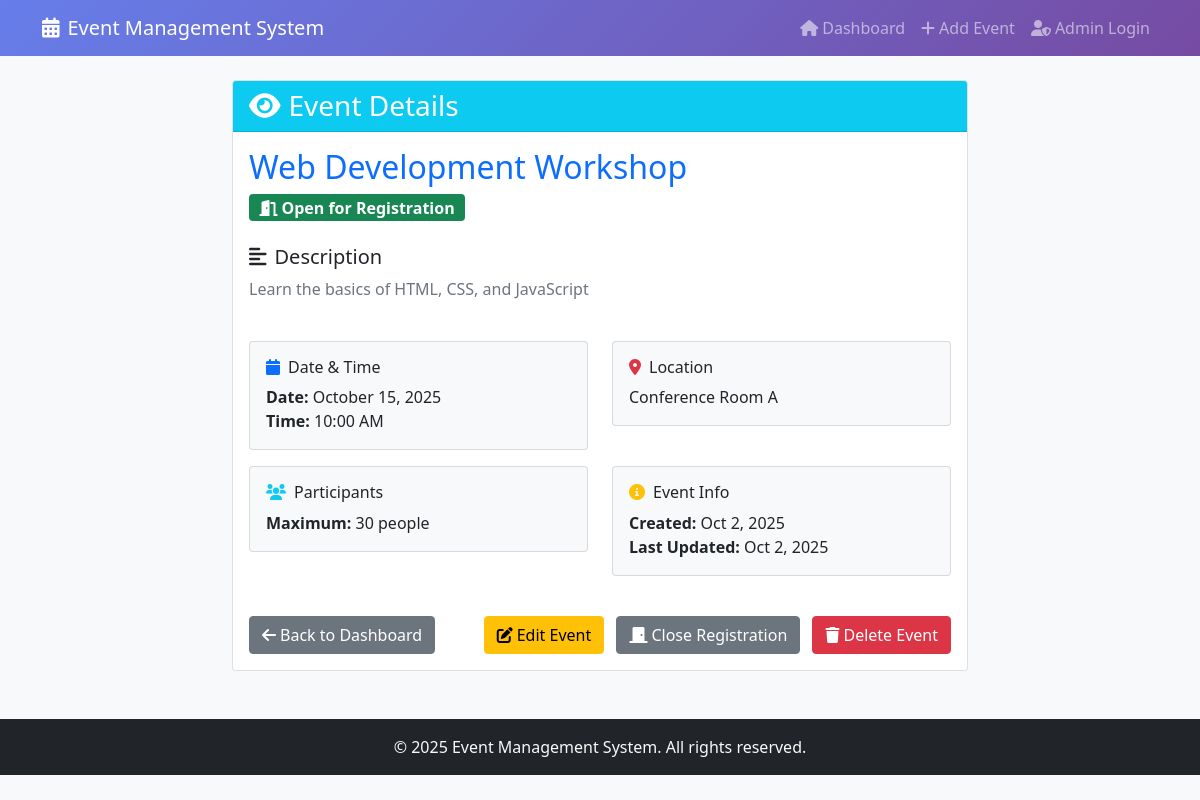
Page /view.php?id=1 on the committed database.
### tables this page shows
CREATE TABLE IF NOT EXISTS events (
    id INT AUTO_INCREMENT PRIMARY KEY,
    title VARCHAR(255) NOT NULL,
    description TEXT,
    event_date DATE NOT NULL,
    event_time TIME NOT NULL,
    location VARCHAR(255) NOT NULL,
    status ENUM('open', 'closed') DEFAULT 'open',
    max_participants INT DEFAULT 0,
    created_at TIMESTAMP DEFAULT CURRENT_TIMESTAMP,
    updated_at TIMESTAMP DEFAULT CURRENT_TIMESTAMP ON UPDATE CURRENT_TIMESTAMP
);

### classes/Event.php (called while the page is built, shortened)
<?php
require_once 'config/database.php';
class Event {
    private $db;
    private $table = 'events';
    public function __construct() {
        $database = new Database();
        $this->db = $database->getConnection();
    }
    public function readById($id) {
        try {
            $sql = "SELECT * FROM {$this->table} WHERE id = :id";
            $stmt = $this->db->prepare($sql);
            $stmt->bindParam(':id', $id);
            $stmt->execute();
            return $stmt->fetch();
        } catch (PDOException $e) {
            error_log("Error reading event: " . $e->getMessage());
            return false;
        }
    }
}
?>

### config/database.php (called while the page is built, shortened)
<?php
class Database {
    private $host = 'localhost';
    private $username = 'root';
    private $password = '';
    private $database = 'event_management';
    private $connection;
    private function connect() {
        try {
            $this->connection = new PDO(
                "mysql:host={$this->host};dbname={$this->database}",
                $this->username,
                $this->password,
                [
                    PDO::ATTR_ERRMODE => PDO::ERRMODE_EXCEPTION,
                    PDO::ATTR_DEFAULT_FETCH_MODE => PDO::FETCH_ASSOC
                ]
            );
        } catch (PDOException $e) {
            die("Connection failed: " . $e->getMessage());
        }
    }
    public function getConnection() {
        return $this->connection;
    }
}
?>

### view.php (the view, shortened to what this page needs)
<?php
require_once 'classes/Event.php';
$event = new Event();
$eventData = $event->readById($_GET['id']);
include 'includes/header.php';
?>
<div class="row">
    <div class="col-md-8 offset-md-2">
        <div class="card">
            <div class="card-header bg-info text-white">
                <h3 class="card-title mb-0">
                    <i class="fas fa-eye me-2"></i>Event Details
                </h3>
            </div>
            <div class="card-body">
                <div class="row">
                    <div class="col-md-12 mb-4">
                        <h2 class="text-primary"><?php echo htmlspecialchars($eventData['title']); ?></h2>
                        <?php if ($eventData['status'] === 'open'): ?>
                            <span class="badge bg-success fs-6">
                                <i class="fas fa-door-open me-1"></i>Open for Registration
                            </span>
                        <?php else: ?>
                            <span class="badge bg-secondary fs-6">
                                <i class="fas fa-door-closed me-1"></i>Registration Closed
                            </span>
                        <?php endif; ?>
                    </div>
                </div>
                <?php if (!empty($eventData['description'])): ?>
                <div class="row mb-4">
                    <div class="col-md-12">
                        <h5><i class="fas fa-align-left me-2"></i>Description</h5>
                        <p class="text-muted"><?php echo nl2br(htmlspecialchars($eventData['description'])); ?></p>
                    </div>
                </div>
                <?php endif; ?>
                <div class="row">
                    <div class="col-md-6 mb-3">
                        <div class="card bg-light">
                            <div class="card-body">
                                <h6 class="card-title">
                                    <i class="fas fa-calendar text-primary me-2"></i>Date & Time
                                </h6>
                                <p class="card-text">
                                    <strong>Date:</strong> <?php echo date('F j, Y', strtotime($eventData['event_date'])); ?><br>
                                    <strong>Time:</strong> <?php echo date('g:i A', strtotime($eventData['event_time'])); ?>
                                </p>
                            </div>
                        </div>
                    </div>
                    <div class="col-md-6 mb-3">
                        <div class="card bg-light">
                            <div class="card-body">
                                <h6 class="card-title">
                                    <i class="fas fa-map-marker-alt text-danger me-2"></i>Location
                                </h6>
                                <p class="card-text"><?php echo htmlspecialchars($eventData['location']); ?></p>
                            </div>
                        </div>
                    </div>
                </div>
                <div class="row">
                    <div class="col-md-6 mb-3">
                        <div class="card bg-light">
                            <div class="card-body">
                                <h6 class="card-title">
                                    <i class="fas fa-users text-info me-2"></i>Participants
                                </h6>
                                <p class="card-text">
                                    <strong>Maximum:</strong> <?php echo $eventData['max_participants']; ?> people
                                </p>
                            </div>
                        </div>
                    </div>
                    <div class="col-md-6 mb-3">
                        <div class="card bg-light">
                            <div class="card-body">
                                <h6 class="card-title">
                                    <i class="fas fa-info-circle text-warning me-2"></i>Event Info
                                </h6>
                                <p class="card-text">
                                    <strong>Created:</strong> <?php echo date('M j, Y', strtotime($eventData['created_at'])); ?><br>
                                    <strong>Last Updated:</strong> <?php echo date('M j, Y', strtotime($eventData['updated_at'])); ?>
                                </p>
                            </div>
                        </div>
                    </div>
                </div>
                <div class="row mt-4">
                    <div class="col-md-12">
                        <div class="d-flex justify-content-between">
                            <a href="index.php" class="btn btn-secondary">
                                <i class="fas fa-arrow-left me-1"></i>Back to Dashboard
                            </a>
                            <div>
                                <a href="edit.php?id=<?php echo $eventData['id']; ?>" class="btn btn-warning me-2">
                                    <i class="fas fa-edit me-1"></i>Edit Event
                                </a>
                                <?php if ($eventData['status'] === 'open'): ?>
                                    <a href="actions.php?action=close&id=<?php echo $eventData['id']; ?>"
                                       class="btn btn-secondary me-2"
                                       onclick="return confirmStatusChange('<?php echo htmlspecialchars($eventData['title']); ?>', 'close')">
                                        <i class="fas fa-door-closed me-1"></i>Close Registration
                                    </a>
                                <?php endif; ?>
                                <a href="actions.php?action=delete&id=<?php echo $eventData['id']; ?>"
                                   class="btn btn-danger"
                                   onclick="return confirmDelete('<?php echo htmlspecialchars($eventData['title']); ?>')">
                                    <i class="fas fa-trash me-1"></i>Delete Event
                                </a>
                            </div>
                        </div>
                    </div>
                </div>
            </div>
        </div>
    </div>
</div>
<?php include 'includes/footer.php'; ?>

### rows in the picture
events: title "Web Development Workshop", description "Learn the basics of HTML, CSS, and JavaScript", event_date "October 15, 2025", event_time "10:00 AM", location "Conference Room A", max_participants "30", created_at "Oct 2, 2025", updated_at "Oct 2, 2025"
